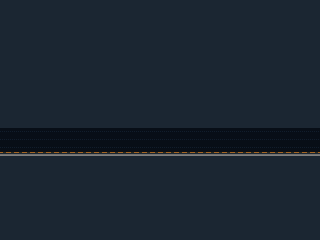

This is a level from a 2D game, rendered from its Tiled map with the project's own tilesets. A one-line summary and the map file follow, with tile-layer data summarised:
An orthogonal 40x30 tile map with 8x8 px tiles, 2 tile layers (BACKGROUND, FOREGROUND), 3 tilesets and 6 objects (SHOW_MESSAGE, DEBUG, CHANGE_LEVEL, CHANGE_STAGE).

<map version="1.0" orientation="orthogonal" renderorder="right-down" width="40" height="30" tilewidth="8" tileheight="8" nextobjectid="27">
 <tileset firstgid="1" source="PLACEHOLDER.tsx" />
 <tileset firstgid="9" source="SEWER.tsx" />
 <tileset firstgid="39" source="PIER.tsx" />
 <layer name="BACKGROUND" width="40" height="30">
  <data>[1200 cells, 1200 non-empty, 1 distinct tile ids]</data>
 </layer>
 <objectgroup name="SOLID">
  <object id="18" x="0" y="152" width="320" height="88" />
  <object id="20" x="0" y="0" width="320" height="128" />
 </objectgroup>
 <layer name="FOREGROUND" width="40" height="30">
  <data>[1200 cells, 1080 non-empty, 2 distinct tile ids]</data>
 </layer>
 <objectgroup name="OBJECTS">
  <object id="22" name="SHOW_MESSAGE" x="152" y="128" width="8" height="24">
   <properties>
    <property name="MESSAGE" value="End of Level One ... Go down that hole" />
   </properties>
  </object>
  <object id="26" name="DEBUG" x="8" y="136" width="6" height="6" />
  <object id="25" name="CHANGE_LEVEL" x="320" y="128" width="8" height="24">
   <properties>
    <property name="LINK" value="sewer" />
   </properties>
  </object>
  <object id="23" name="CHANGE_STAGE" x="-8" y="128" width="8" height="24">
   <properties>
    <property name="LINK" value="stage/pier_09.tmx" />
   </properties>
  </object>
 </objectgroup>
</map>
